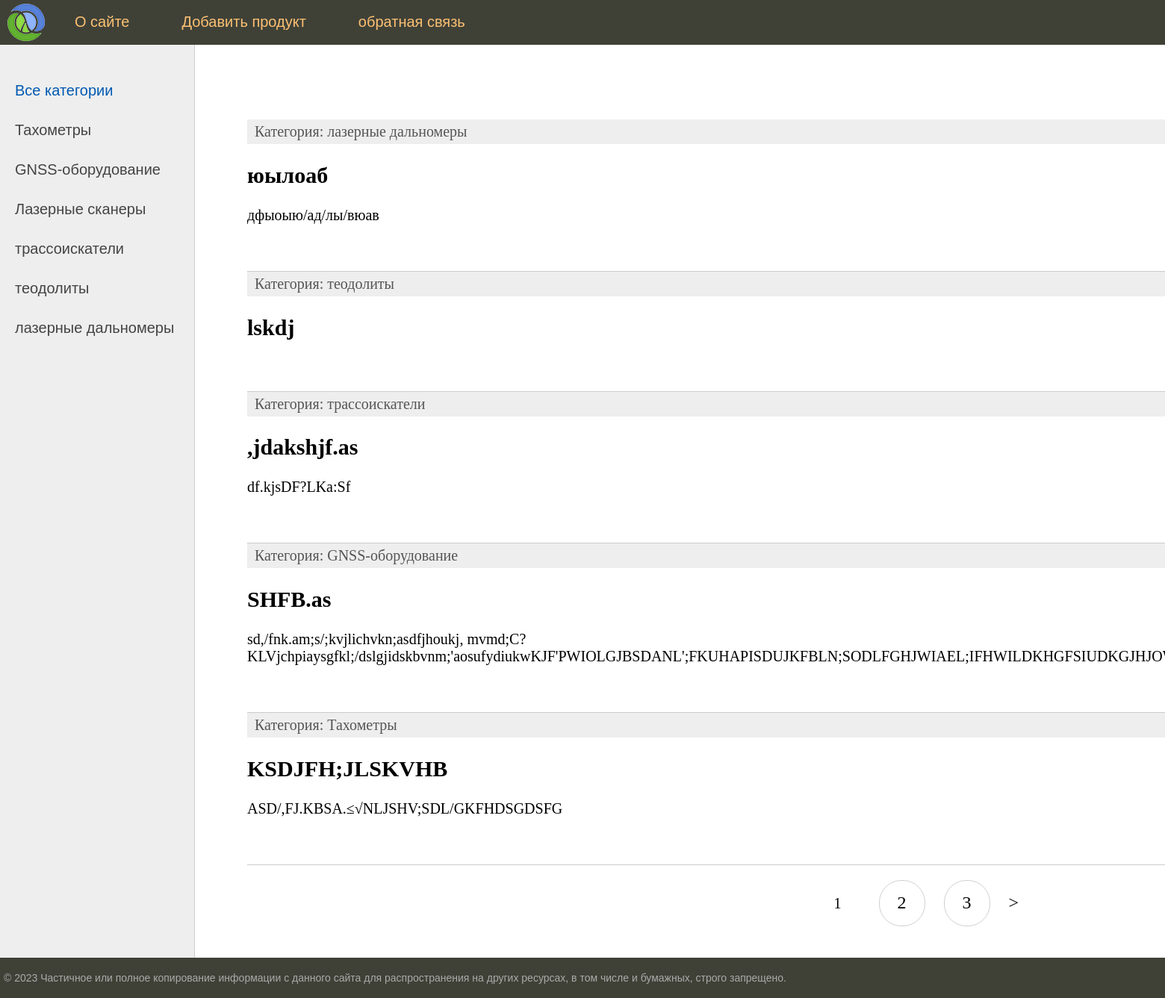
The page / on the database its author committed.
### equipment/models.py (models this page shows, shortened)
class Category(models.Model):
    name = models.CharField(max_length=100, db_index=True, verbose_name="Категория")
    slug = models.SlugField(max_length=255, db_index=True, unique=True, verbose_name="URL")
    def __str__(self):
        return self.name
    def get_absolute_url(self):
        return reverse('category', kwargs={'cat_slug': self.slug})
    class Meta:
        verbose_name="Категории"
        verbose_name_plural = "Категории"
        ordering = ['id']

class Equipment(models.Model):
    title = models.CharField(max_length=255, verbose_name="Название")
    slug = models.SlugField(max_length=255, unique=True, db_index=True, verbose_name="URL")
    price = models.IntegerField(verbose_name="Цена")
    content = models.TextField(blank=True, verbose_name="Описание")
    photo = models.ImageField(upload_to="photos/%Y/%m/%d/", blank=True, verbose_name="Фото")
    is_published = models.BooleanField(default=True, verbose_name="Наличие")
    time_create = models.DateTimeField(auto_now=True, verbose_name="Время создания")
    cat = models.ForeignKey('Category', on_delete=models.PROTECT, verbose_name="Категория")
    def get_absolute_url(self):
        return reverse('prod', kwargs={'prod_slug': self.slug})
    class Meta:
        verbose_name = "Продукция/Товары"
        verbose_name_plural = "Продукция/Товары"
        ordering = ['-time_create', 'title']

### equipment/views.py (the view)
# urls.py: path('', Home.as_view(), name='home'),
class Home(DataMixin, ListView):
    model = Equipment
    template_name = 'equipment/index.html'
    context_object_name = 'products'
    def get_context_data(self, *, object_list=None, **kwargs):
        context = super().get_context_data(**kwargs)
        c_def = self.get_user_context(title="Главная страница")
        return dict(list(context.items()) + list(c_def.items())) # общий словарь из содер контекста на базе listview + миксин из utils.py
    def get_queryset(self):
        return Equipment.objects.filter(is_published=True)

### equipment/utils.py (called while the page is built)
    def get_user_context(self, **kwargs):
        context = kwargs
        cats = Category.objects.all()
        context['menu'] = menu
        context['cats'] = cats
        if 'cat_selected' not in context:
            context['cat_selected'] = 0
        return context

### equipment/templates/equipment/index.html (shortened to what this page needs)
{% extends 'equipment/base.html' %}
{% block content %}
<ul class="list-articles">
	{% for p in products %}
	<li><div class="article-panel">
	<p class="first">Категория: {{p.cat}}</p></div>
			<h2>{{p.title}}</h2>
	{% autoescape on %}
	{{p.content|linebreaks|truncatewords:10}}
	{% endautoescape %}
			<p class="link-read-post"><a href="{{ p.get_absolute_url }}">подробнее</a></p>
			</li>
	{% endfor %}
</ul>
{% endblock %}

### equipment/templates/equipment/base.html (shortened to what this page needs)
{% load static %}
{% load equipment_tags %}
<!DOCTYPE html>
<html>
<head>
	<link type="text/css" href="{% static 'equipment/css/style.css' %}" rel="stylesheet" />
</head>
<body>
<table class="table-page" border=0 cellpadding="0" cellspacing="0">
<tr><td valign=top>
{% block mainmenu %}
		<div class="header">
			<ul id="mainmenu" class="mainmenu">
			<li class="logo"><a href="{% url 'home' %}"><div class="logo"></div></a></li>
{% for m in menu %}
			<li><a href="{% url m.url_name %}">{{m.title}}</a></li>
{% endfor %}
			</ul>
		</div>
{% endblock mainmenu %}
<table class="table-content" border=0 cellpadding="0" cellspacing="0">
<tr>
	<td valign="top" class="left-chapters">
	<ul id="leftchapters">
	{% if cat_selected == 0 %}
		<li class="selected">Все категории</li>
	{% else %}
			<li><a href="{% url 'home' %}">Все категории</a></li>
	{% endif %}
	{% for c in cats %}
		{% if c.pk == cat.selected %}
			<li class="selected">{{c.name}}</li>
		{% else %}
			<li><a href="{{ c.get_absolute_url }}">{{c.name}}</a></li>
		{% endif %}
	{% endfor %}
	</ul>
</td>
<td valign="top" class="content">
	<div class="content-text">
{% block content %}
{% endblock %}
{% if page_obj.has_other_pages %}
		<nav class="list-pages">
			<ul>
				{% for p in paginator.page_range %}
				{% if page_obj.number == p %}
				<li class="page-num page-num-selected">{{ p }}</li>
				{% elif p >= page_obj.number|add:-2 and p <= page_obj.number|add:2 %}
				<li class="page-num">
					<a href="?page={{ p }}">{{ p }}</a>
				</li>
				{% endif %}
				{% endfor %}
				{% if page_obj.has_next %}
				<li class="page_num">
					<a href="?page={{ page_obj.next_page_number }}">&gt;</a>
				</li>
				{% endif %}
			</ul>
		</nav>
	</div>
{% endif %}
</td></tr></table>
</td></tr>
<tr><td valign=top>
	<div id="footer">
		<p>&copy; 2023 Частичное или полное копирование информации с данного сайта для распространения на других ресурсах, в том числе и бумажных, строго запрещено.</p>
	</div>
</td></tr></table>
</body>
</html>

### equipment/static/equipment/css/style.css (style rules this page uses)
html, body { font-family: 'Arial'; margin: 0; padding: 0; height: 100%; width: 100%; color: #444; }
a { color: #0059b2; text-decoration: none; }
p.link-read-post { text-align: right; }
div.article-panel { background: #eee; padding: 5px 10px 5px 10px; box-sizing: border-box; overflow: hidden; color: #555; }
div.article-panel p.first { margin: 0; float: left; }
ul.list-articles { list-style: none; margin: 0; padding: 0; }
ul.list-articles li { border-bottom: 1px solid #ccc; }
.table-page { width: 100%; height: 100%; vertical-align: top; }
.table-page tr { height: 100%; }
.header { background: #3F4137; height: 60px; }
.logo { background: url('../images/logo.png') no-repeat 10px 5px; width: 70px; height: 60px; }
ul.mainmenu { list-style: none; margin: 0; padding: 0; height: 60px; color: #fdc073; font-size: 20px; overflow: hidden; }
ul.mainmenu li { float: left; margin: 18px 40px 0 30px; }
ul.mainmenu li.logo { margin: 0; }
ul.mainmenu li a { color: #fdc073; text-decoration: none; }
.table-content { width: 100%; min-height: 100%; height: 100%; }
.left-chapters { margin: 0; background: #eee; border-right: 1px solid #ccc; min-height: 100%; }
.left-chapters ul { width: 230px; min-height: 100%; margin: 0; padding: 20px 10px 10px 20px; list-style: none; font-size: 20px; }
.left-chapters ul li { margin: 30px 0 0 0; color: #999; }
.left-chapters ul li.selected { color: #0059b2; }
.left-chapters ul li a { color: #444; text-decoration: none; }
.content { padding: 40px 20px 20px 40px; width: 100%; box-sizing: border-box; }
.content-text { margin: 60px 0 0 30px; color: #000; font-size: 20px; font-family: Yandex Sans Display Light; }
#footer { box-sizing: border-box; background: #3F4137; padding: 5px; color: #aaa; font-size: 14px; font-family: Verdana, Geneva, Arial, Helvetica; text-align: left; overflow: hidden; }
.list-pages { text-align: center; margin: 0 0 20px 0; }
.list-pages ul { margin: 20px 0 0 0; padding: 0; list-style: none; }
.list-pages ul li { display: inline-block; margin: 0 20px 0 0; }
.list-pages a { color: #000; font-size: 24px; text-decoration: none; }
.list-pages .page-num, .page-num-selected { display: inline-block; width: 60px; height: 44px; padding: 16px 0 0 0; border: 1px solid #d0d0d0; border-radius: 30px; }
.list-pages .page-num-selected { border: none; color: #000; font-size: 20px; }
.table-content { min-height: calc(100vh - 80px); }

### rows shown on the page
Category: name "Тахометры"
Category: name "GNSS-оборудование"
Category: name "Лазерные сканеры"
Category: name "трассоискатели"
Category: name "теодолиты"
Category: name "лазерные дальномеры"
Equipment: cat "лазерные дальномеры", title "юылоаб", content "дфыоыю/ад/лы/вюав"
Equipment: cat "теодолиты", title "lskdj"
Equipment: cat "трассоискатели", title ",jdakshjf.as", content "df.kjsDF?LKa:Sf"
Equipment: cat "GNSS-оборудование", title "SHFB.as", content "sd,/fnk.am;s/;kvjlichvkn;asdfjhoukj,…"
Equipment: cat "Тахометры", title "KSDJFH;JLSKVHB", content "ASD/,FJ.KBSA.≤√NLJSHV;SDL/GKFHDSGDSFG"

### other values the page prints
{{ m.title }} "О сайте" "Добавить продукт" "обратная связь"
{{ p }} "1"
{{ p }} "2" "3"
